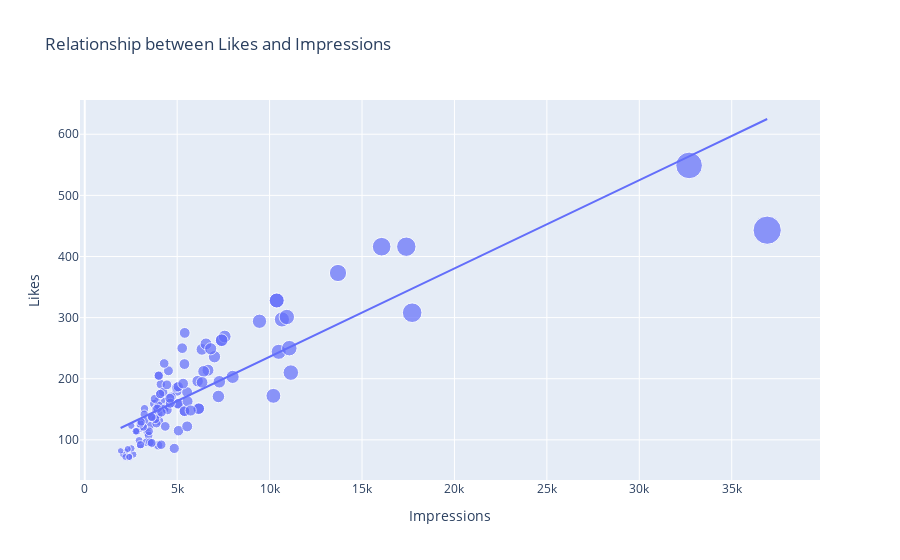

Write notebook code for a chart like this one.
### Code cell
figure = px.scatter(data_frame=data, x="Impressions",
                    y="Likes", size="Impressions", trendline="ols",
                    title="Relationship between Likes and Impressions")
figure.show()
